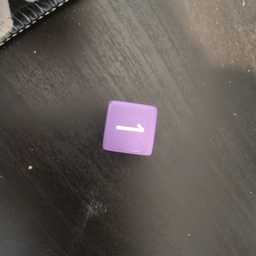
#> input picture dicematcher/templates/side_01/side_01_a.jpg, 256 x 256 px; its folder holds only this picture in this run
$ python pregenerate.py
#> lines starting #> are read from the running program, lines starting #| are printed output that depends on the picture
#!/usr/bin/env python3
# precompute_templates.py
# —————————————————————————————————————————
# Reads all template images under templates/side_XX/,
# generates 10°-increment rotations, and pickles each side
# into its own file: side_01.pkl, side_02.pkl, … side_06.pkl

import cv2
import glob
import os
import pickle

# CONFIG
TEMPLATE_ROOT = "templates"     # contains side_01, side_02, … side_06
ANGLE_STEP    = 10              # degrees between rotations
OUTPUT_DIR    = "template_data" # where to write individual .pkl files

# ensure output directory exists
os.makedirs(OUTPUT_DIR, exist_ok=True)

print(f"🔄 Precompute templates: will rotate every {ANGLE_STEP}° and save per-side .pkl files\n")

# for each side folder, e.g. templates/side_01
for side_dir in sorted(glob.glob(os.path.join(TEMPLATE_ROOT, "side_*"))):
    label = os.path.basename(side_dir)   # "side_01", …
    base_paths = sorted(glob.glob(os.path.join(side_dir, "*.*")))

    # confirm with user
    resp = input(f"Process templates for '{label}'? [Y/n]: ").strip().lower()
#> the answer given: y
    if resp in ("n", "no"):
        print(f"⏭ Skipping {label}\n")
        continue

    print(f"\n✅ Processing '{label}': found {len(base_paths)} base image(s):")
    for p in base_paths:
        print(f"   • {p}")

    rotations = []
    angles = list(range(0, 360, ANGLE_STEP))
    print(f"\n➡ Generating {len(angles)} rotations per template:")

    for img_path in base_paths:
        base = cv2.imread(img_path, cv2.IMREAD_GRAYSCALE)
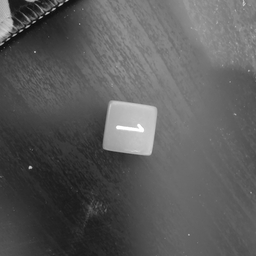
#> base: shape (256, 256); min 8, max 255, mean 91.1
        if base is None:
            print(f"   [!] Could not read '{img_path}', skipping")
            continue

        h, w = base.shape
#> h = 256; w = 256
        cx, cy = w // 2, h // 2
#> cx = 128; cy = 128
        print(f"   – Rotating '{os.path.basename(img_path)}':")

        for angle in angles:
            M = cv2.getRotationMatrix2D((cx, cy), angle, 1.0)
            rot = cv2.warpAffine(base, M, (w, h))
            rotations.append(rot)
#> this loop made 36 passes
#> pass 2, `rot = cv2.warpAffine(base, M, (w, h))`:
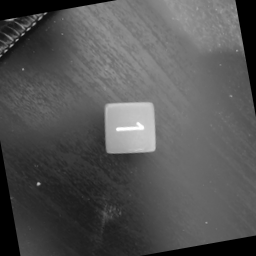
#> rot: shape (256, 256); min 0, max 255, mean 84.2
#> pass 3, `rot = cv2.warpAffine(base, M, (w, h))`:
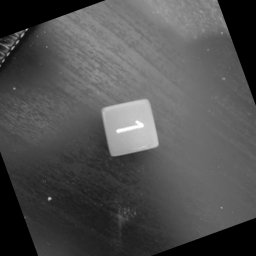
#> rot: shape (256, 256); min 0, max 255, mean 80.1
#> after the loop, rotations = 36 items
        print(f"       generated {len(angles)} rotations")

    print(f"\n🔢 Total rotations for {label}: {len(rotations)}")
#| 🔢 Total rotations for side_01: 36

    # write out this side's rotations
    out_path = os.path.join(OUTPUT_DIR, f"{label}.pkl")
    with open(out_path, "wb") as f:
        pickle.dump(rotations, f, protocol=pickle.HIGHEST_PROTOCOL)

    print(f"💾 Saved {len(rotations)} templates to '{out_path}'\n")
#| 💾 Saved 36 templates to 'template_data/side_01.pkl'
#> pass 2 of the loop `for side_dir in sorted(glob.glob(os.path.join(TEMPLATE_ROOT, "side_*")..`:
#> the answer given: y
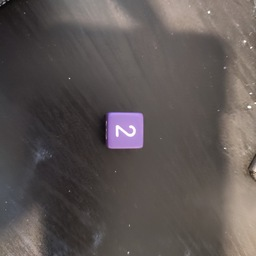
#> input picture dicematcher/templates/side_02/side_02_a.jpg, 256 x 256 px
#> `base = cv2.imread(img_path, cv2.IMREAD_GRAYSCALE)`:
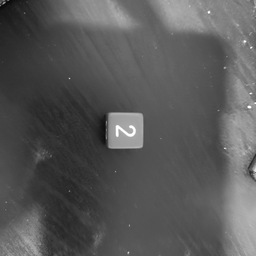
#> base: shape (256, 256); min 6, max 255, mean 88.1
#> the loop `for angle in angles:` made 36 passes
#> pass 3, `rot = cv2.warpAffine(base, M, (w, h))`:
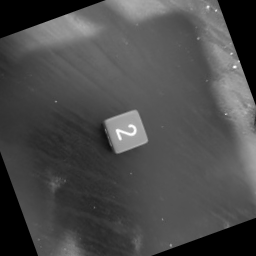
#> rot: shape (256, 256); min 0, max 255, mean 74.9
#| 🔢 Total rotations for side_02: 36
#| 💾 Saved 36 templates to 'template_data/side_02.pkl'

print("🎉 Precomputation complete!")
